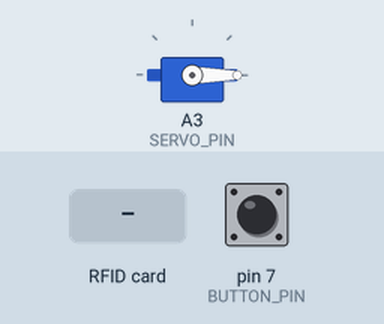
Simulated run of this sketch. Board: Arduino Uno, built with avr-gcc and run on an emulated ATmega328P. Parts: servo. Inputs (shaded band) come from the test bench; at power-on: pin 7 (BUTTON_PIN) HIGH. What the sketch prints to the serial monitor is not drawn.

Above: at 1.3 s.
1.4 s: RFID card 5E 7A 19 C4 held to the reader
At 2.1 s:
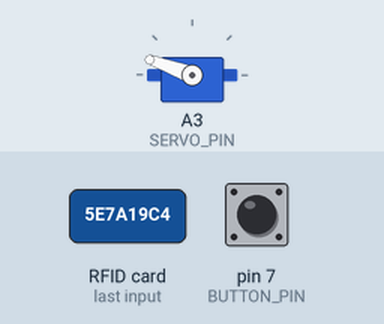
2.9 s: pin 7 (BUTTON_PIN) pulled LOW for 0.15 s
6.0 s: pin 7 (BUTTON_PIN) pulled LOW for 3.2 s
Timing chart, 0 to 9.4 s (numbered marks = the images above; inputs shaded):
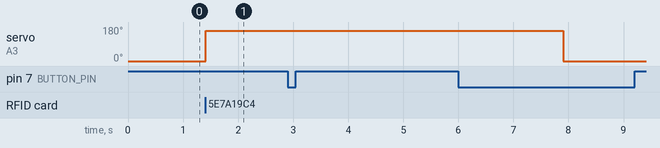

The sketch:

IoT_Asset_Lock_TROY.ino
```cpp
// -------------------- LIB'S --------------------

#include <SPI.h>
#include <MFRC522.h>

#include <Servo.h>

// -------------------- RFID READERS --------------------

#define RST_PIN         10          // Configurable, see typical pin layout above
#define SS_1_PIN        9         // Configurable, take a unused pin, only HIGH/LOW required, must be diffrent to SS 2
#define SS_2_PIN        8          // Configurable, take a unused pin, only HIGH/LOW required, must be diffrent to SS 1

#define TAG_READER   0
#define ASSET_READER 1

#define NUMBER_OF_CARD_PRESENT_CHECKS 5

byte ssPins[] = {SS_1_PIN, SS_2_PIN};
MFRC522 mfrc522[2];   // Create MFRC522 instance.

// ------------------- BUTTON -------------------

#define BUTTON_PIN 7

// -------------------- SERVO --------------------

#define SERVO_PIN A3

Servo doorServo;

// -------------------- SETUP --------------------

void setup() {

  // -------------------- SERIAL --------------------

  Serial.begin(115200); // Initialize serial communications with the PC

  // -------------------- RFID READERS --------------------

  for (uint8_t reader = 0; reader < 2; reader++) {
    pinMode(ssPins[reader], OUTPUT);
    digitalWrite(ssPins[reader], HIGH);
  }

  SPI.begin();        // Init SPI bus

  for (uint8_t reader = 0; reader < 2; reader++) {
    mfrc522[reader].PCD_Init(ssPins[reader], RST_PIN); // Init each MFRC522 card
  }

  // -------------------- RFID READERS --------------------

  doorServo.attach(SERVO_PIN);
  doorServo.write(0);

  // -------------------- BUTTON --------------------

  pinMode(BUTTON_PIN, INPUT_PULLUP);

}

/**
   Main loop.
*/
void loop() {

  /*
    Serial.print("Status Tag, Asset: ");
    Serial.print(getCardStatus(TAG_READER));
    Serial.print(", ");
    Serial.println(getCardStatus(ASSET_READER));
  */

  static boolean lastCardStatus = false;

  if (mfrc522[TAG_READER].PICC_IsNewCardPresent() && mfrc522[TAG_READER].PICC_ReadCardSerial()) {
    boolean bad = false;
    long startTime = millis();
    doorServo.write(160);
    if (!digitalRead(BUTTON_PIN)){
      long oldTime = millis();
      while (millis() - oldTime < 2000){
        if (!digitalRead(BUTTON_PIN)){
          oldTime = millis();
        }
        if (millis() - startTime > 10000){
          doorServo.write(0);
          bad = true;
          break;
        }
        delay(100);
      }
      if (!bad){
        Serial.print(F("out,"));
        dump_byte_array(mfrc522[TAG_READER].uid.uidByte, mfrc522[TAG_READER].uid.size);
        Serial.println();
      }
      doorServo.write(0);
    }else{
      bad = true;
      while (millis() - startTime < 10000){
        if (!digitalRead(BUTTON_PIN)){
          bad = false;
          delay(5000);
          doorServo.write(0);
          break;
        }
        delay(100);
      }
      doorServo.write(0);
      if(!bad){
        if(!digitalRead(BUTTON_PIN)){
          Serial.print(F("in,"));
          dump_byte_array(mfrc522[TAG_READER].uid.uidByte, mfrc522[TAG_READER].uid.size);
          Serial.println();
        }
      }
    }

    // Halt PICC
    mfrc522[TAG_READER].PICC_HaltA();
    // Stop encryption on PCD
    mfrc522[TAG_READER].PCD_StopCrypto1();
  }

/*
  if(getCardStatus(TAG_READER)) {
    doorServo.write(160);
  } else {
    doorServo.write(0);
  }
*/


}


int getCardStatus(int readerIndex) {

  for (int i = 0; i < NUMBER_OF_CARD_PRESENT_CHECKS; i++) {
    if (mfrc522[readerIndex].PICC_IsNewCardPresent()) {
      return true;
    }
  }

  return false;

}

/**
   Helper routine to dump a byte array as hex values to Serial.
*/
void dump_byte_array(byte *buffer, byte bufferSize) {
  for (byte i = 0; i < bufferSize; i++) {
    Serial.print(buffer[i] < 0x10 ? "0" : "");
    Serial.print(buffer[i], HEX);
  }
}
```

Measured:
- after the input at 1.4 s, servo on A3 (SERVO_PIN): 0° → 160° at once
- after the input at 2.9 s, every drawn part: stays the same
